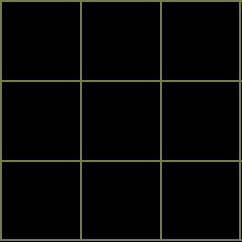
#> input picture psj(seongjin)/grid.png, 242 x 242 px, given in place of grid.jpg, which was not available
$ jupyter execute --allow-errors grid_lenth_1-Copy1.ipynb   (shell and % lines are left out)   (Python 2 division)
#> lines starting #> are read from the running program, lines starting #| are printed output that depends on the picture; after the words box and inside, x2 and y2 are one past the last pixel; in counts of white or black regions, pixels touching at a corner belong together; pictures that were not available may be replaced by others from this repository, and a replacement may not be noted
[cell 1]
import cv2
from matplotlib import pyplot as plt
import numpy as np
import math

[cell 2]
gridImg = cv2.imread('grid.jpg')
#> gridImg is the input picture: shape (242, 242, 3); mean B, G, R 5.8, 8.2, 8

[cell 3]
gridImg = cv2.cvtColor(gridImg, cv2.COLOR_RGB2GRAY)
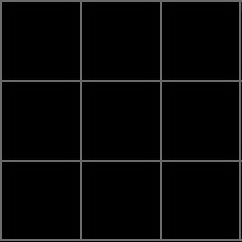
#> gridImg: shape (242, 242); min 0, max 118, mean 7.5
plt.imshow(gridImg, cmap = 'gray')

[cell 4]
detectCornerExpectScale = 1000
precisionOfDetection = 0.01
minimalEachCornerDistance = 10
cornersPositionData = cv2.goodFeaturesToTrack(gridImg, detectCornerExpectScale, precisionOfDetection, minimalEachCornerDistance)
#> cornersPositionData = 16 rows, first 8: [238, 162], [238, 82], [238, 2], [162, 162], [82, 162], [2, 162], [162, 82], [82, 82]
print cornersPositionData
#> (printed output is left out)

[cell 5]
cornersPositionDataFiltered = np.int0(cornersPositionData)
#> cornersPositionDataFiltered has the same summary as cornersPositionData
print cornersPositionDataFiltered
#> (printed output is left out)

[cell 6]
for indexOfEachCornerPosition in cornersPositionDataFiltered:
    positionX, positionY = indexOfEachCornerPosition.ravel()
    cv2.circle(gridImg, (positionX, positionY), 3, (255, 0, 0), -1)
#> this loop made 16 passes
#> (positionX, positionY) on passes 1 to 12: (238, 162), (238, 82), (238, 2), (162, 162), (82, 162), (2, 162), (162, 82), (82, 82), (2, 82), (162, 2), (82, 2), (2, 2)
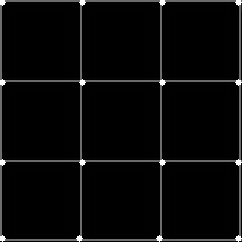
#> gridImg: shape (242, 242); 0.78% of pixels changed, all inside (x1, y1, x2, y2) = (0, 0, 242, 242)

[cell 7]
plt.imshow(gridImg)

[cell 8]
startPosition = [10, 10] # y : 10, x : 10
endPosition = [2, 2] # y : 5, x : 5
eachPixelLength = 1 #1cm
detectedCornerWidthNums = 21
detectedCornerHeightNums = 21
crossPixelPosition = []

[cell 9]
def ConvertPositionToArrayAddress(position, heightScale):
    return position[0] * heightScale + position[1]

[cell 10]
def GetPixelPositionFromArrayAddress(cornerData, address):
    return cornerData[address].ravel()

#> (a cell that did not finish here is left out)

#> (a cell that did not finish here is left out)

[cell 13]
plt.imshow(gridImg)

#> (a cell that did not finish here is left out)

$ run again, with psj(seongjin)/Grabcut(Ronaldo).png copied over psj(seongjin)/grid.png
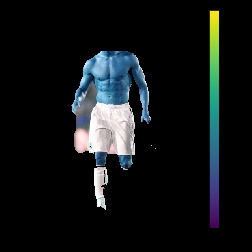
#> input picture psj(seongjin)/Grabcut(Ronaldo).png, 252 x 252 px, given in place of grid.jpg, which was not available
#> gridImg is the input picture: shape (252, 252, 3); mean B, G, R 22.2, 21.2, 17.4
#> `gridImg = cv2.cvtColor(gridImg, cv2.COLOR_RGB2GRAY)`:
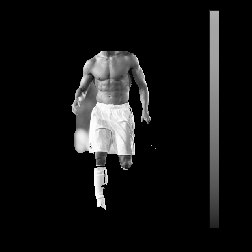
#> gridImg: shape (252, 252); min 0, max 255, mean 21
#> cornersPositionData = 48 rows, first 8: [98, 205], [94, 168], [134, 154], [94, 153], [101, 186], [143, 120], [210, 11], [127, 101]
#> (printed output is left out)
#> cornersPositionDataFiltered has the same summary as cornersPositionData
#> (printed output is left out)
#> the loop `for indexOfEachCornerPosition in cornersPositionDataFiltered:` made 48 passes
#> after the loop `for indexOfEachCornerPosition in cornersPositionDataFiltered:`:
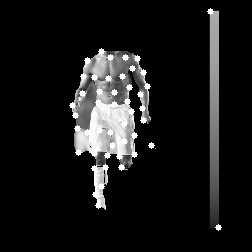
#> gridImg: shape (252, 252); 2.19% of pixels changed, all inside (x1, y1, x2, y2) = (69, 8, 222, 231)
#> endPositionPixelX = 112; endPositionPixelY = 145
#> the loop `for indexOfCornerData in cornersPositionDataFiltered:` made 48 passes
#> after the loop `for indexOfCornerData in cornersPositionDataFiltered:`: xCoordinateBlockNums = 0
#| 0
#| 0.0 cm

$ run again, with psj(seongjin)/Grabcut(messi).png copied over psj(seongjin)/grid.png
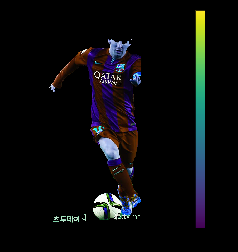
#> input picture psj(seongjin)/Grabcut(messi).png, 238 x 252 px, given in place of grid.jpg, which was not available
#> gridImg is the input picture: shape (252, 238, 3); mean B, G, R 12.3, 11, 10.5
#> `gridImg = cv2.cvtColor(gridImg, cv2.COLOR_RGB2GRAY)`:
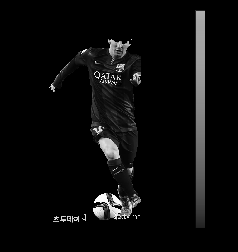
#> gridImg: shape (252, 238); min 0, max 255, mean 11.3
#> cornersPositionData = 43 rows, first 8: [94, 202], [116, 218], [112, 195], [77, 217], [127, 217], [61, 219], [100, 126], [97, 75]
#> (printed output is left out)
#> cornersPositionDataFiltered has the same summary as cornersPositionData
#> (printed output is left out)
#> the loop `for indexOfEachCornerPosition in cornersPositionDataFiltered:` made 43 passes
#> after the loop `for indexOfEachCornerPosition in cornersPositionDataFiltered:`:
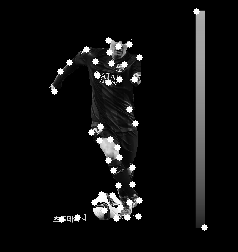
#> gridImg: shape (252, 238); 2.08% of pixels changed, all inside (x1, y1, x2, y2) = (51, 8, 208, 231)
